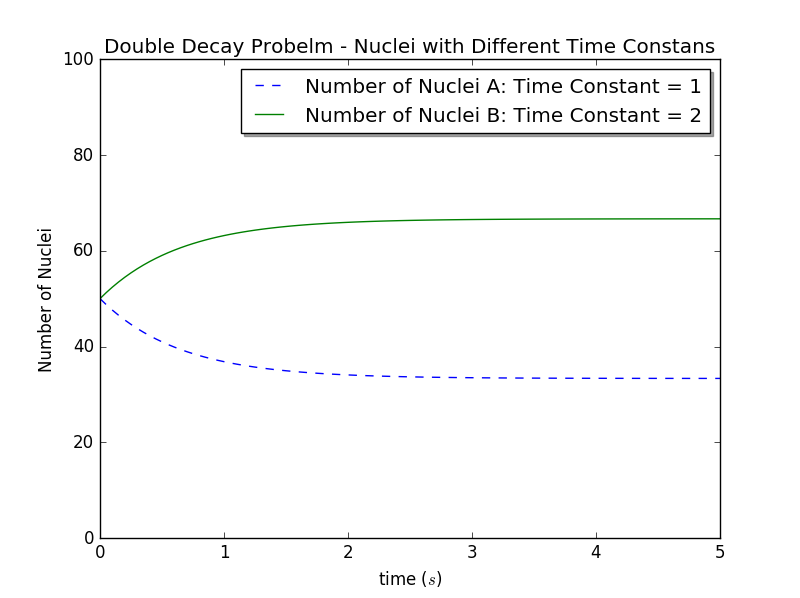

Write the Python code that produced this figure.
# -*- coding: utf-8 -*-
"""
Created on Sun Oct  9 10:39:10 2016

@author: Administrator
"""

# -*- coding: utf-8 -*-
"""
Created on Fri Oct  7 09:35:43 2016

@author: Administrator
"""

import pylab as pl
class nuclei_decay:
    """
    Simulation of a decay problem with two types of nuclei
    Program to solve Chapter 1 Exercise *1.5. of 'Computational Physics' by Prof. Cai
    """
    def __init__(self, number_of_nuclei_A = 50, number_of_nuclei_B = 50, time_constantA = 1, time_constantB = 2, time_of_duration = 5, time_step = 0.05 ):
        self.n_A = [number_of_nuclei_A]
        self.n_B = [number_of_nuclei_B]
        self.t = [0]
        self.tauA = time_constantA
        self.tauB = time_constantB
        self.dt = time_step
        self.time = time_of_duration
        self.nsteps = int(time_of_duration // time_step + 1)
        print("Initial number of nuclei A ->", number_of_nuclei_A)
        print("Initial number of nuclei B ->", number_of_nuclei_B)
        print("Time constant of nuclei A ->", time_constantA)
        print("Time constant of nuclei B ->", time_constantB)        
        print("Time step ->", time_step)
        print("Total time ->", time_of_duration)

    def calculate(self):
        for i in range(self.nsteps):
            tmp_A = self.n_A[i] + (self.n_B[i] / self.tauB - self.n_A[i] / self.tauA) * self.dt
            tmp_B = self.n_B[i] + (self.n_A[i] / self.tauA - self.n_B[i] / self.tauB) * self.dt
            self.n_A.append(tmp_A)
            self.n_B.append(tmp_B)
            self.t.append(self.t[i] + self.dt)
           
    def show_results(self):
        pl.plot(self.t, self.n_A, 'b--', label='Number of Nuclei A: Time Constant = 1')
        pl.plot(self.t, self.n_B, 'g', label='Number of Nuclei B: Time Constant = 2')
        pl.title('Double Decay Probelm - Nuclei with Different Time Constans')
        pl.xlim(0.0, 5.0)
        pl.ylim(0.0, 100.0)
        pl.xlabel('time ($s$)')
        pl.ylabel('Number of Nuclei')
        pl.legend(loc='best', shadow=True)
        
    def store_results(self):
        myfile = open('4(improved-13) data.txt', 'w')
        for i in range(len(self.t)):
            print(self.t[i], self.n_A[i], self.n_B[i], file = myfile)
        myfile.close()

#matplotlib inline
a = nuclei_decay()
a.calculate()
a.show_results()
a.store_results()
